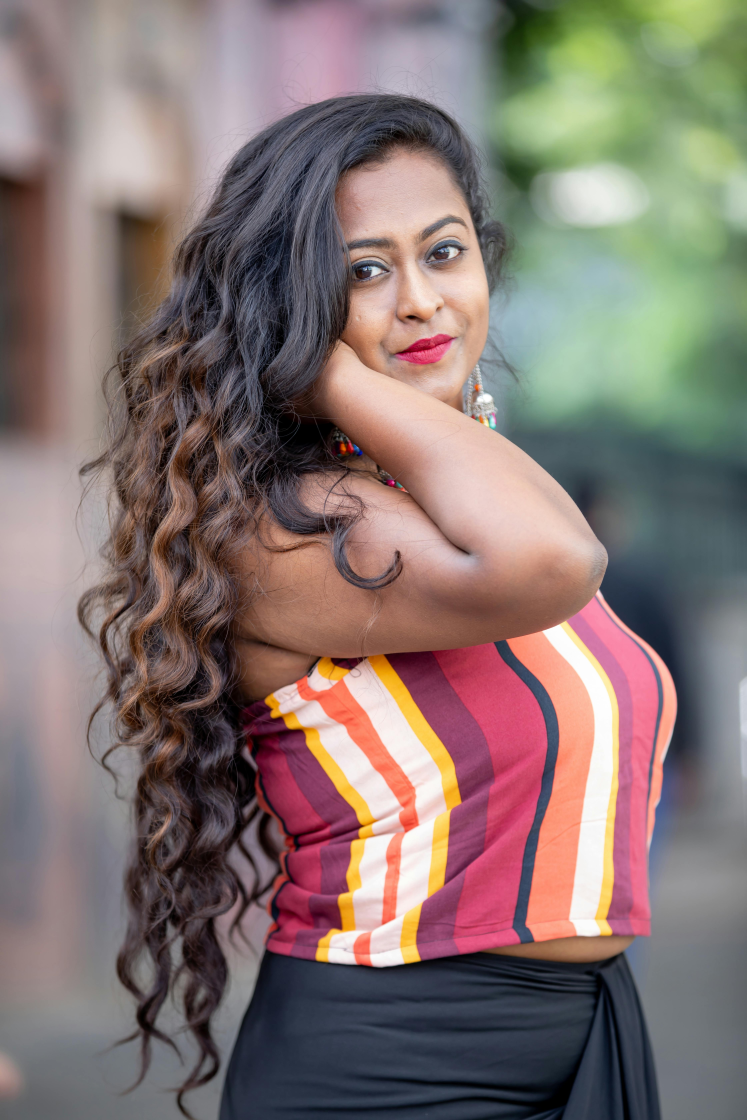
#> input picture tests/selfies/curly_hair_indian_woman.jpg, 4480 x 6720 px (shown at 1/6 size)
$ python -i hair_segmenter.py   (imports and definitions only)
#> lines starting #> are read from the running program, lines starting #| are printed output that depends on the picture
"""Hair segmentation via Replicate.

Single responsibility: take an RGB image, return a binary single-channel
mask (uint8, 0 or 255) where white = hair pixels and black = everything
else.  Downstream code (mask_builder) handles dilation and silhouette
extension; this module only produces the raw segmentation.

Why this exists: the new salon-flow architecture (SP 11) replaces
Kontext + face-swap with FLUX-Fill-Pro masked inpainting.  FLUX Fill
mathematically cannot modify pixels outside the mask, so identity is
guaranteed by construction rather than by validator retries.  That
mathematical guarantee only holds if the mask is correct - which is
this module's job.

Cost: ~$0.001/call on Replicate.  Local <50ms alternative
(face-parsing.PyTorch / BiSeNet) is documented as a follow-up; for the
salon-kiosk MVP, hosted inference is cheap enough.
"""
from __future__ import annotations

import io
import logging
import os
import re
import tempfile
import time
import urllib.request
from pathlib import Path
from typing import Optional, Union

import numpy as np
from PIL import Image

logger = logging.getLogger(__name__)

# Primary segmentation model.  fermatresearch/bisenet-faces is a Cog
# implementation of BiSeNet face-parsing (19 classes including hair),
# ~$0.017/call on Replicate, ~18s latency.  Returns TWO URLs: a colored
# visualization and a single-channel L-mode mask where pixel values
# encode class IDs.  Class 17 == hair in the standard BiSeNet scheme.
# Override via env var when piloting alternatives.
PRIMARY_SEGMENTER_MODEL = os.getenv(
    "STYLE_STUDIO_HAIR_SEGMENTER_MODEL",
    "fermatresearch/bisenet-faces",
)

# BiSeNet face-parsing class IDs.  Hair = 17.  We also include "hat"
# (18) in the mask when present so a customer with a cap/beanie has
# both the cap fabric AND the underlying hair re-inpainted as the
# new hairstyle (otherwise the cap would remain stuck to the new hair).
BISENET_HAIR_CLASS = 17
BISENET_HAT_CLASS = 18

DEFAULT_TIMEOUT_S = 60.0


class HairSegmentationError(RuntimeError):
    """Raised when the Replicate hair-segmenter call cannot produce a usable
    mask.  Callers should fall back gracefully (e.g. block the upload with
    a 'please retake with hair fully visible' message) rather than treat
    this as a server error."""


def segment_hair(
    source_image: Union[Path, np.ndarray, Image.Image],
    timeout_s: float = DEFAULT_TIMEOUT_S,
) -> np.ndarray:
    """Return a (H, W) uint8 binary mask: 255 where hair, 0 elsewhere.

    Accepts a file path, an RGB numpy array, or a PIL Image so callers
    do not have to round-trip through disk.  The Replicate model itself
    only takes a file or URL; we serialise an in-memory image to PNG
    bytes for the upload.

    Raises HairSegmentationError on any failure (no token, network,
    model output not parseable, mask empty).  Caller decides what to
    do; the recommended UX is to block the upload and ask staff to
    retake with hair fully visible / pulled back behind ears.
    """
    if not os.getenv("REPLICATE_API_TOKEN"):
        raise HairSegmentationError("REPLICATE_API_TOKEN not set in environment")

    try:
        import replicate
    except ImportError as e:
        raise HairSegmentationError("replicate package not installed") from e

    target_size = _image_size(source_image)

    # Replicate's `replicate.run("owner/name")` (bare model id, no
    # version) 404s for most community-published models - it requires
    # an explicit version hash.  Resolve the latest version via the
    # models API so we never have to hardcode a SHA that goes stale.
    model_ref = _resolve_model_ref(PRIMARY_SEGMENTER_MODEL)

    # Replicate uploads from open file handles reliably; BytesIO sometimes
    # produces 0-byte uploads depending on SDK version.  Materialise an
    # in-memory image to a temp file when caller didn't pass a path.
    tmp_handle = None
    try:
        if isinstance(source_image, (str, Path)):
            file_to_send = open(source_image, "rb")
        else:
            tmp_handle = tempfile.NamedTemporaryFile(
                suffix=".png", delete=False,
            )
            tmp_path = Path(tmp_handle.name)
            tmp_handle.close()
            tmp_handle = None
            if isinstance(source_image, Image.Image):
                source_image.convert("RGB").save(tmp_path, format="PNG")
            else:
                Image.fromarray(source_image.astype("uint8")).convert("RGB").save(
                    tmp_path, format="PNG",
                )
            file_to_send = open(tmp_path, "rb")

        # Same Replicate 429 backoff as inpaint_engine: 3 attempts with
        # vendor-quoted sleep between them.  Account credits < $5
        # produce 6 req/min throttle; a single retry usually clears it.
        attempts_remaining = 3
        last_exc: Optional[Exception] = None
        output = None
        while attempts_remaining > 0:
            attempts_remaining -= 1
            try:
                file_to_send.seek(0)
                output = replicate.run(
                    model_ref, input={"image": file_to_send},
                )
                break
            except Exception as e:
                wait_s = _parse_replicate_429_delay(str(e))
                if wait_s is None or attempts_remaining <= 0:
                    last_exc = e
                    break
                logger.info(
                    "segmenter rate-limited, sleeping %.1fs (retries left: %d)",
                    wait_s, attempts_remaining,
                )
                time.sleep(wait_s + 0.5)
        try:
            file_to_send.close()
        except Exception:
            pass
        if tmp_handle is None and not isinstance(source_image, (str, Path)):
            try:
                Path(file_to_send.name).unlink()
            except OSError:
                pass
        if output is None:
            raise HairSegmentationError(
                f"segmenter {model_ref} failed: {last_exc}"
            ) from last_exc
    except HairSegmentationError:
        raise
    except Exception as e:
        raise HairSegmentationError(
            f"segmenter {model_ref} failed: {e}"
        ) from e

    # BiSeNet returns [colored_viz_url, class_id_mask_url].  We want the
    # class-ID mask (single-channel, values 0-18).  Models that return
    # only one URL still work because _pick_class_id_mask_url falls back
    # to the first item.
    class_id_url = _pick_class_id_mask_url(output)
    if not class_id_url:
        raise HairSegmentationError(
            f"segmenter returned no URL: {output!r}"
        )

    try:
        with urllib.request.urlopen(class_id_url, timeout=timeout_s) as resp:
            raw = resp.read()
    except Exception as e:
        raise HairSegmentationError(
            f"could not download segmenter output: {e}"
        ) from e

    mask = _class_id_image_to_hair_mask(raw, target_size=target_size)
    if int((mask > 127).sum()) < 500:
        # Less than 500 hair pixels means either a) the customer is
        # bald (legitimately - we'd ship the source unchanged), or b)
        # the segmenter failed silently.  Caller decides which case
        # this is; we surface the empty mask honestly.
        logger.warning(
            "hair segmentation returned near-empty mask (%d white px)",
            int((mask > 127).sum()),
        )
    return mask


# Cache the resolved version per-process so we make ONE API lookup per
# segmenter, not one per inference.  Cleared on process restart, which
# is fine because Replicate version IDs are append-only - new versions
# get new hashes, old ones don't change content.
_RESOLVED_VERSION_CACHE: dict = {}


_RATE_LIMIT_PATTERN = re.compile(
    r"rate limit resets in[\s~]*(\d+(?:\.\d+)?)\s*s", re.IGNORECASE,
)


# [118 lines left out: functions _parse_replicate_429_delay, _resolve_model_ref, _to_png_bytes, _image_size, _to_url, _pick_class_id_mask_url and 1 more, not called in this run]

>>> import cv2
>>> picture = cv2.imread('../tests/selfies/curly_hair_indian_woman.jpg', cv2.IMREAD_GRAYSCALE)
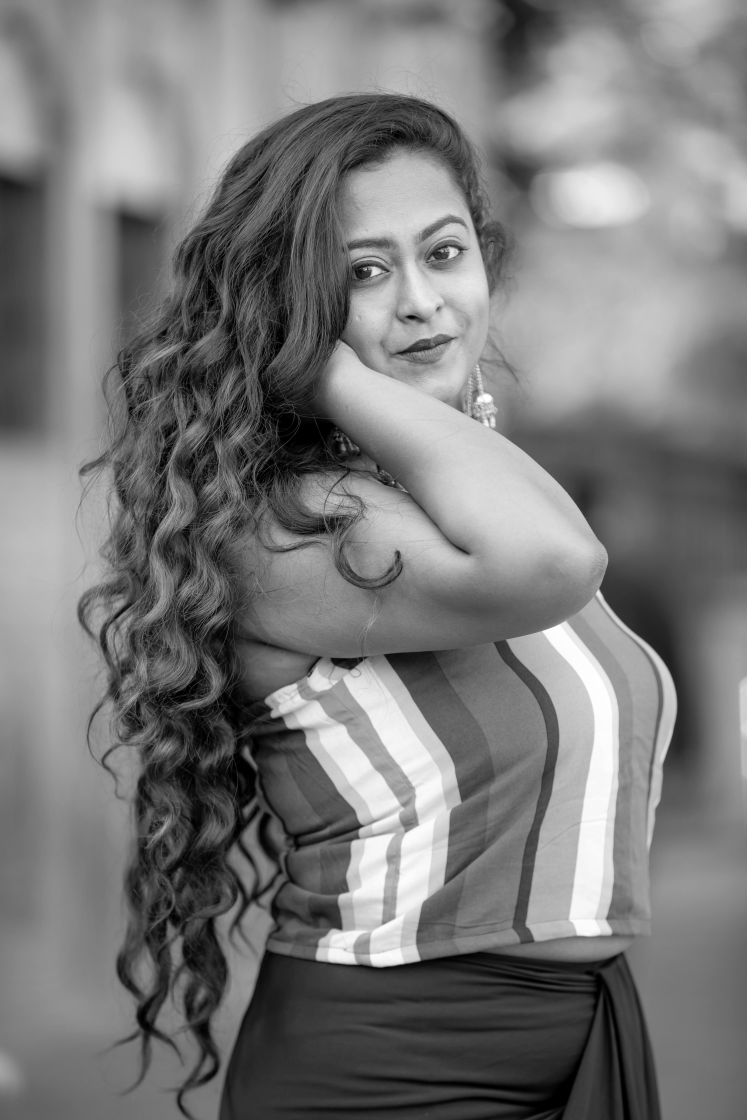
#> picture: shape (6720, 4480) (shown at 1/6 size); min 0, max 255, mean 120.9
>>> result = segment_hair(picture)
#> (the run stopped early here; a loop or call above may not have finished)

$ run again, on tests/selfies/round_face_indian_man.jpg
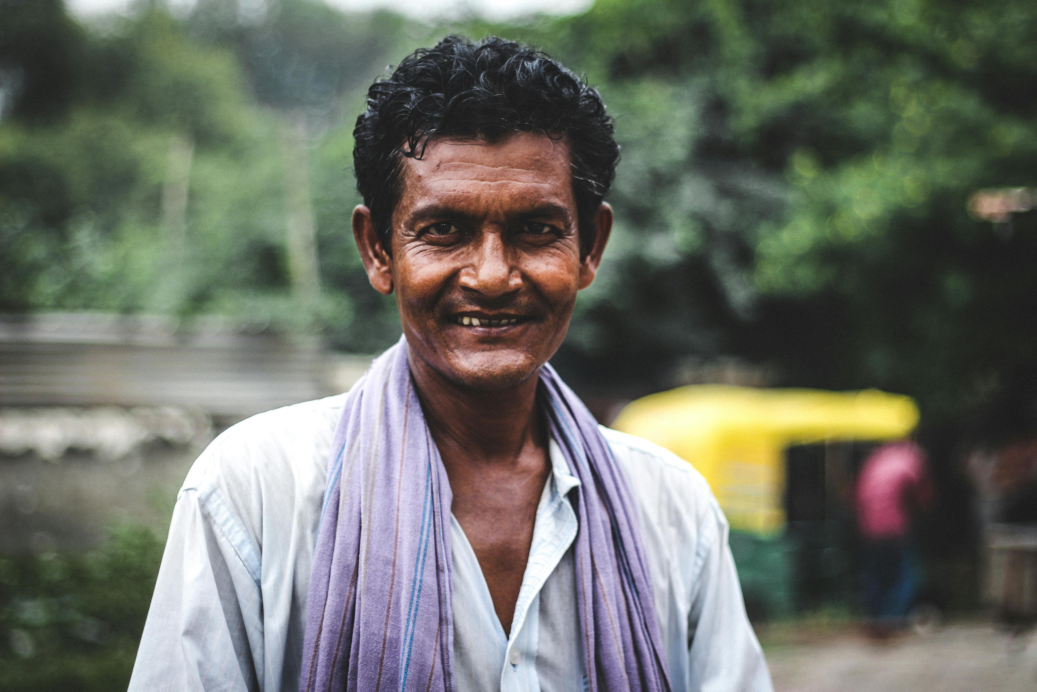
#> input picture tests/selfies/round_face_indian_man.jpg, 5184 x 3456 px (shown at 1/5 size)
#> `picture = cv2.imread('../tests/selfies/curly_hair_indian_woman.jpg', c..`:
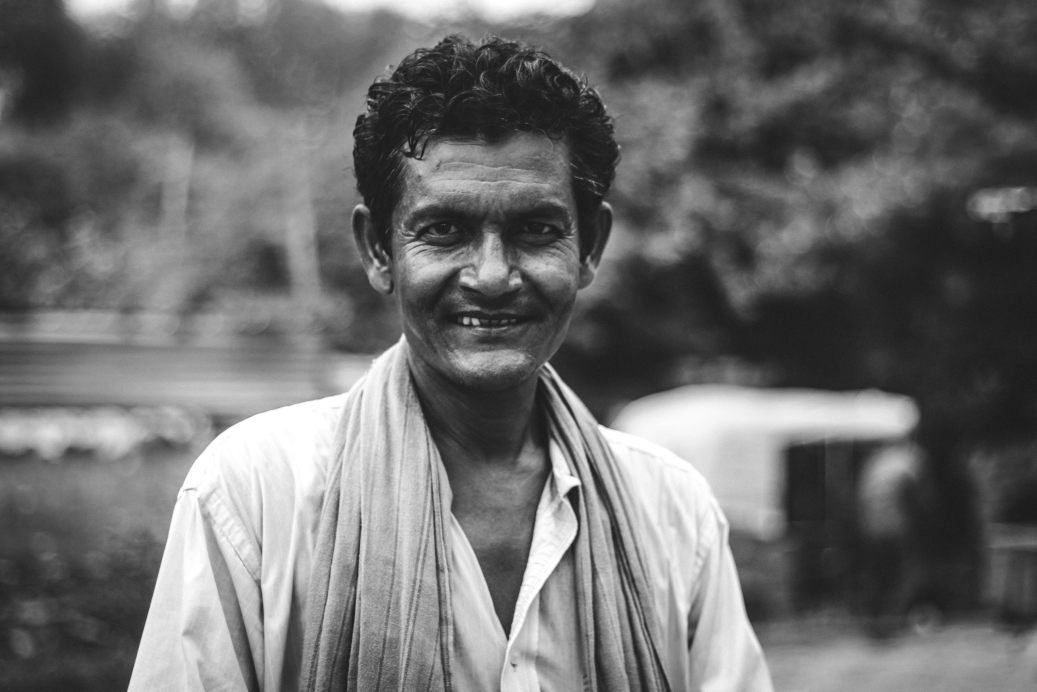
#> picture: shape (3456, 5184) (shown at 1/5 size); min 20, max 255, mean 109.3

$ run again, on tests/selfies/young_indian_man.jpg
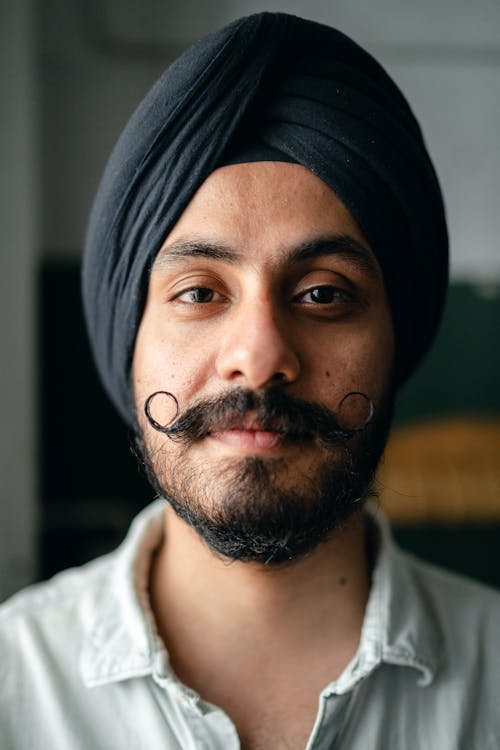
#> input picture tests/selfies/young_indian_man.jpg, 500 x 750 px
#> `picture = cv2.imread('../tests/selfies/curly_hair_indian_woman.jpg', c..`:
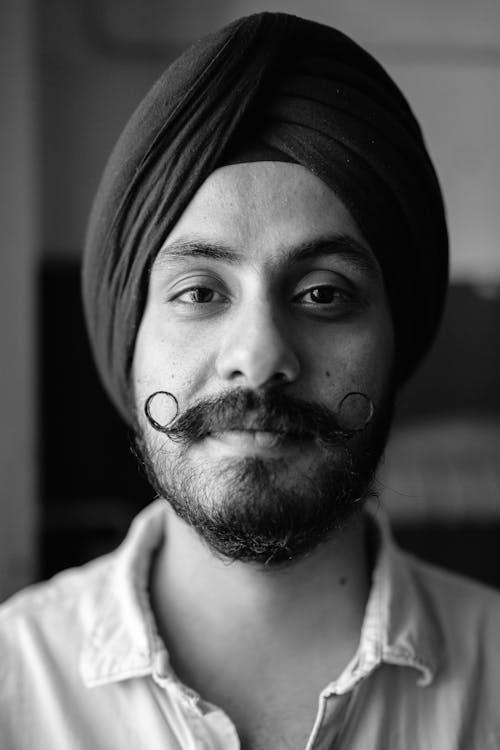
#> picture: shape (750, 500); min 0, max 255, mean 86.9
